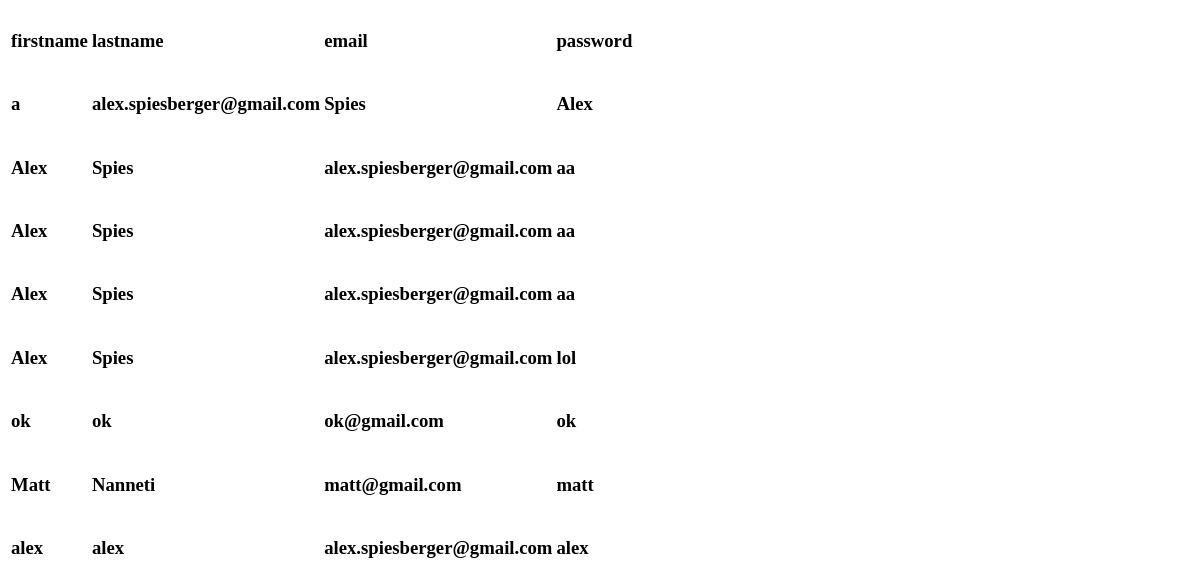
The page /show_test on the database as committed earlier.
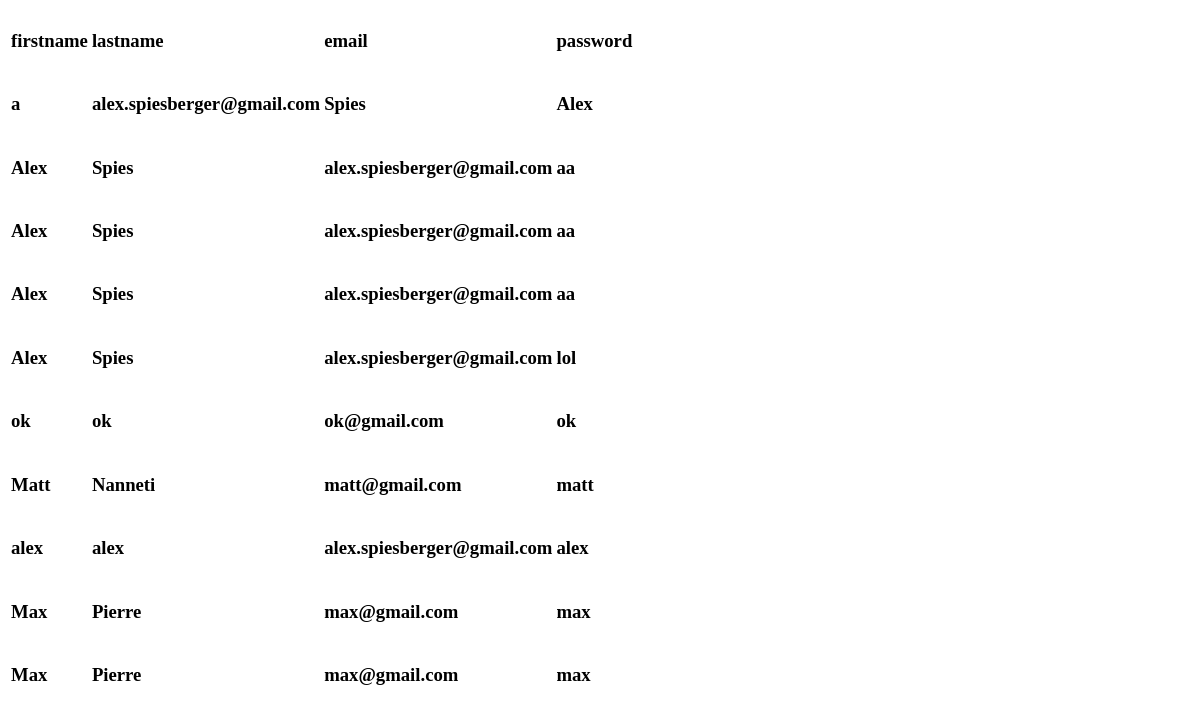
The same page on the database as committed later.
### app.py (models this page shows, shortened)
class users(db.Model):
    _id = db.Column('id', db.Integer, primary_key = True)
    firstname = db.Column(db.String(100))
    lastname = db.Column(db.String(100))
    email = db.Column(db.String(100))
    password = db.Column(db.String(100))

### app.py (the view)
@app.route('/show_test')
def show_all():
    return render_template('show_all.html', users = users.query.all())

### templates/show_all.html (shortened to what this page needs)
<!DOCTYPE html>
<html lang="en">
<head>
</head>
<body>
    <table>
        <thead>
            <td><h3>firstname</h3></td>
            <td><h3>lastname</h3></td>
            <td><h3>email</h3></td>
            <td><h3>password</h3></td>
        </thead>
        <tbody>
            {% for user in users %}
            <tr>
                <td><h3>{{ user.firstname }}</h3></td>
                <td><h3>{{ user.lastname }}</h3></td>
                <td><h3>{{ user.email }}</h3></td>
                <td><h3>{{ user.password }}</h3></td>
            </tr>
            {% endfor %}
        </tbody>
    </table>
</body>
</html>

Rows that differ between the two databases and show on the page:
added users: firstname "Max", lastname "Pierre", email "max@gmail.com", password "max"
added users: firstname "Max", lastname "Pierre", email "max@gmail.com", password "max"
